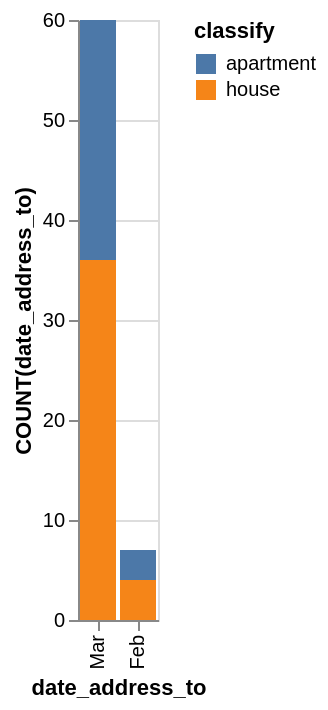

Write a Vega-Lite specification for this figure.
### Vega-Lite specification from a JSON file in a GitHub repository (floating-point values rounded to 4 significant figures)
{"data": {"values": [{"x_data": "Feb", "y_data": 3, "classify": "apartment"}, {"x_data": "Mar", "y_data": 24, "classify": "apartment"}, {"x_data": "Feb", "y_data": 4, "classify": "house"}, {"x_data": "Mar", "y_data": 36, "classify": "house"}]}, "mark": "bar", "encoding": {"x": {"field": "x_data", "type": "nominal", "title": "date_address_to", "sort": "descending"}, "y": {"field": "y_data", "type": "quantitative", "title": "COUNT(date_address_to)"}, "color": {"field": "classify"}}}
